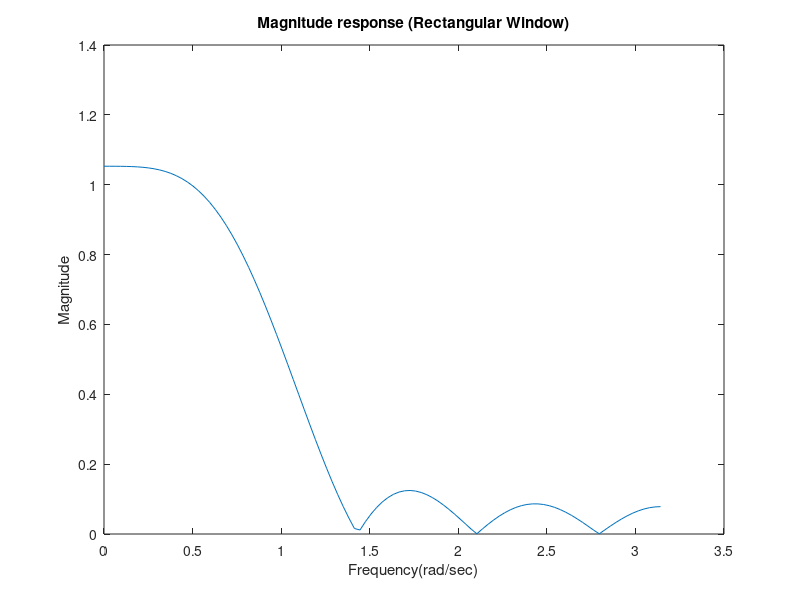
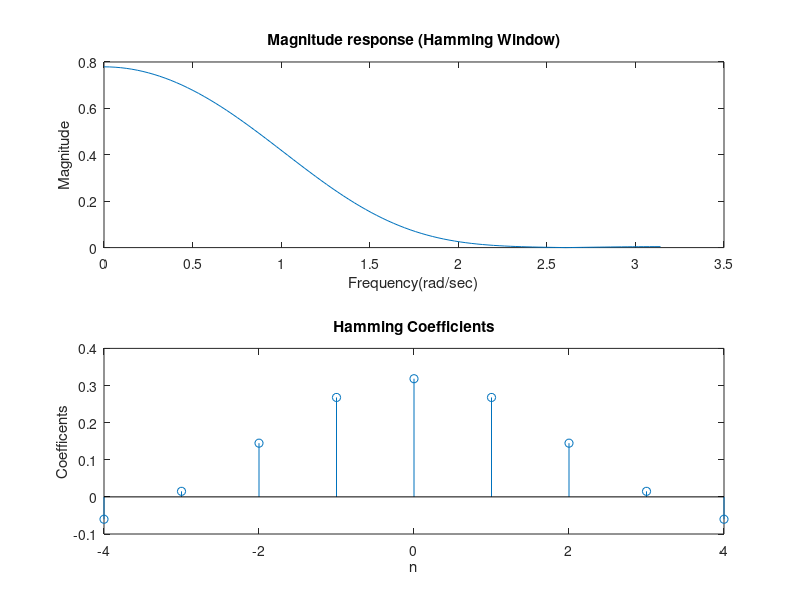
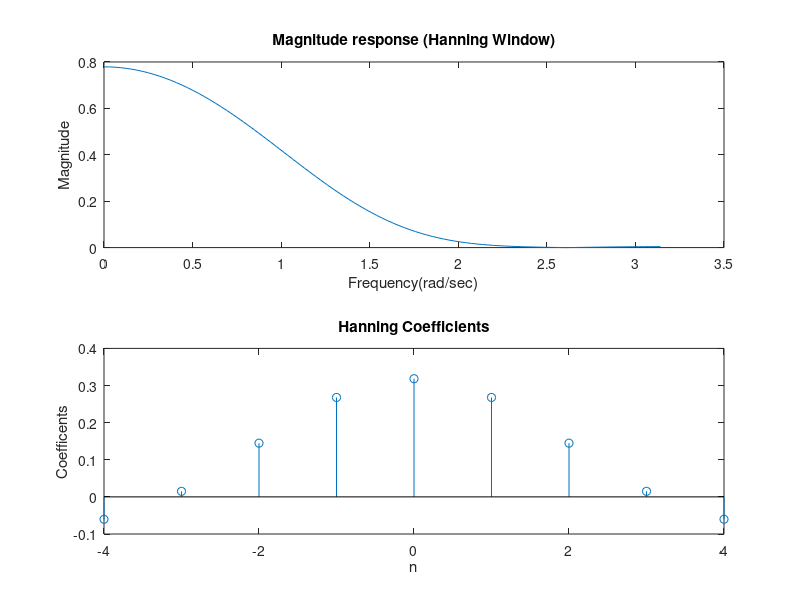
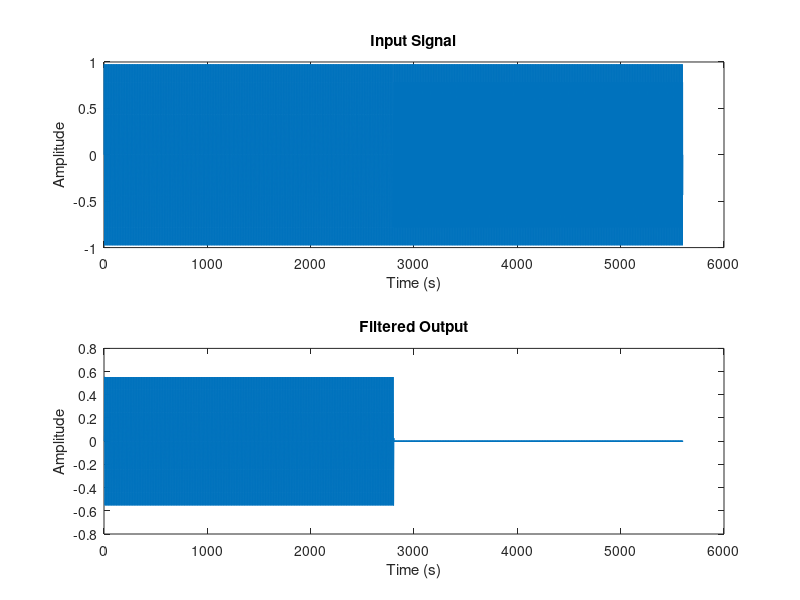

Write the MATLAB code that produced these figures, in order.
close all
clear al
clc
N = 9;
Wc = 1;
hd = zeros(1,N);
n = (-N+1)/2 : (N-1)/2;
for i = 1:length(n)
    if (n(i) == 0)
        hd(i) = Wc/pi;
    else
        hd(i) = sin(Wc*n(i))/(n(i)*pi);
    end
end

%Rectangular Windowing
W1 = ones(1,N);
hn1 = hd.*W1;
Wn = 0:(0.01)*pi:pi;  % this is given because the freq response is given in the form of radians/sec, but for plotting with hz no need to define Wn.
[hn1,f]=freqz(hn1,1,Wn);
plot(f,(abs(hn1)))
xlabel("Frequency(rad/sec)")
ylabel("Magnitude")
title("Magnitude response (Rectangular Window)")

figure
%Hamming Windowing
W3 = 0.54 + (0.46)*cos((2*pi*n)/(N-1));
hn2 = hd.*W3;
[h3,f3]=freqz(hn2,1.2,Wn);
subplot(2,1,1)
plot(f3,(abs(h3)))
ylabel("Magnitude")
xlabel("Frequency(rad/sec)")
title("Magnitude response (Hamming Window)")
subplot(2,1,2)
stem(n,hd)
title("Hamming Coefficients")
xlabel('n')
ylabel("Coefficents")

figure
%Hanning Windowing
W3 = 0.5 + (0.5)*cos((2*pi*n)/(N-1));
hn3 = hd.*W3;
[h3,f3]=freqz(hn2,1.2,Wn);
subplot(2,1,1)
plot(f3,(abs(h3)))
ylabel("Magnitude")
xlabel("Frequency(rad/sec)")
title("Magnitude response (Hanning Window)")
subplot(2,1,2)
stem(n,hd)
title("Hanning Coefficients")
xlabel('n')
ylabel("Coefficents")

figure
fs1 = 2800;
% Generate a test input signal
t = 0:1/fs1:1; % Time vector from 0 to 1 second
x1 = sin(2*pi*400*t);
x2 = sin(2*pi*1200*t);% Signal with two sinusoidal components
x= [x1 x2];
t1=0:length(x)-1;
% Apply the filter using the filter command
y = filter(hn3, 1, x);
% Plot the input signal and the filtered output signal
subplot(2,1,1);
plot(t1,x);
xlabel('Time (s)');
ylabel('Amplitude');
title('Input Signal');
subplot(2,1,2);
plot(t1,y);
xlabel('Time (s)');
ylabel('Amplitude');
title('Filtered Output');
